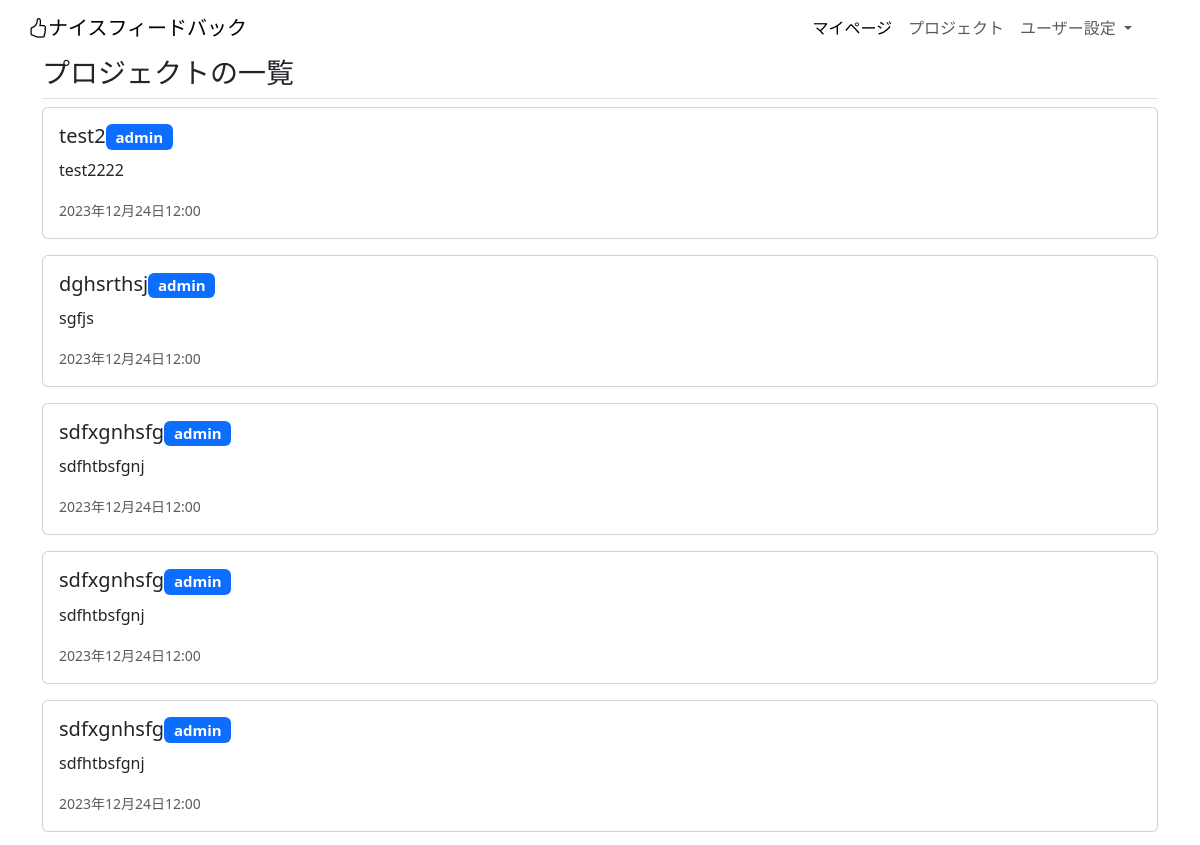
The page /project-list/ (signed in, upper part) on the database as committed earlier.
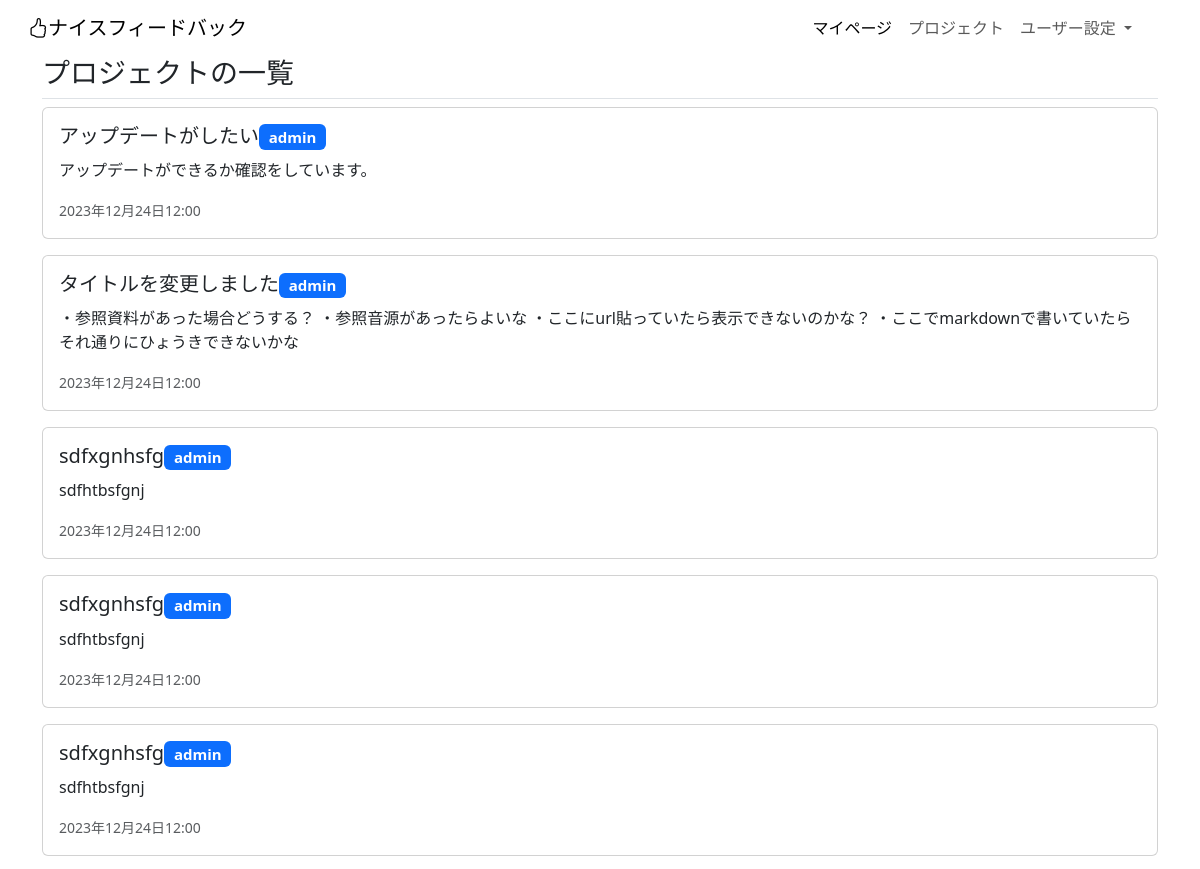
The same page on the database as committed later.
### project/models.py (models this page shows)
class Project(models.Model):
    title = models.CharField(
        verbose_name="プロジェクトのタイトル",
        max_length=30,
    )
    about = models.TextField(
        verbose_name="このプロジェクトについて"
    )
    deadline_datetime = models.DateTimeField(
        verbose_name="締め切り日時",
    )
    reference_image1 = models.ImageField(
        verbose_name="参考画像1",
        upload_to="references",
        blank=True,
        null=True,
    )
    reference_image2 = models.ImageField(
        verbose_name="参考画像2",
        upload_to="references",
        blank=True,
        null=True,
    )
    reference_image3 = models.ImageField(
        verbose_name="参考画像3",
        upload_to="references",
        blank=True,
        null=True,
    )
    reference_movie1 = models.FileField(
        verbose_name="参考動画1",
        upload_to="references",
        blank=True,
        null=True,
    )
    reference_movie2 = models.FileField(
        verbose_name="参考動画2",
        upload_to="references",
        blank=True,
        null=True,
    )
    reference_movie3 = models.FileField(
        verbose_name="参考動画3",
        upload_to="references",
        blank=True,
        null=True,
    )
    reference_music1 = models.FileField(
        verbose_name="参考音源1",
        upload_to="references",
        blank=True,
        null=True,
    )
    reference_music2 = models.FileField(
        verbose_name="参考音源2",
        upload_to="references",
        blank=True,
        null=True,
    )
    reference_music3 = models.FileField(
        verbose_name="参考音源3",
        upload_to="references",
        blank=True,
        null=True,
    )
    reference_url1 = models.URLField(
        verbose_name="参考URL1",
        blank=True,
        null=True,
    )
    reference_url2 = models.URLField(
        verbose_name="参考URL2",
        blank=True,
        null=True,
    )
    reference_url3 = models.URLField(
        verbose_name="参考URL3",
        blank=True,
        null=True,
    )
    created_at = models.DateTimeField(
        verbose_name="プロジェクトを登録した日時",
        auto_now_add=True,
    )
    updated_at = models.DateTimeField(
        verbose_name="プロジェクトの詳細を更新した時間",
        auto_now=True,
    )
    orderer_user = models.ForeignKey(
        CustomUser,
        verbose_name="発注者",
        on_delete=models.PROTECT,
        related_name="orderer_user",
    )
    contractor_user = models.ForeignKey(
        CustomUser,
        verbose_name="受注者",
        on_delete=models.PROTECT,
        related_name="contractor_user",
    )
    orderer_users = models.ManyToManyField(
        CustomUser,
        verbose_name="発注者のサポーター",
        blank=True,
        related_name="orderer_users",
    )
    contractor_users = models.ManyToManyField(
        CustomUser,
        verbose_name="受注者のサポーター",
        blank=True,
        related_name="contractor_users",
    )
    created_user = models.ForeignKey(
        CustomUser,
        verbose_name="プロジェクトの作成者",
        on_delete=models.PROTECT,
        related_name="created_user"
    )
    is_done = models.BooleanField(
        default=False,
        help_text="プロジェクトが完了したらTrue"
    )
    def __str__(self):
        return self.title

### account/models.py (models this page shows)
class CustomUser(AbstractUser):
    pass

### project/views.py (the view)
# urls.py: path('project-list/', views.ProjectListView.as_view(), name="project_list"),
class ProjectListView(ListView):
    template_name = "project_list.html"
    def get_queryset(self):
        projects = Project.objects.filter(created_user= self.request.user)
        return projects

### project/templates/project_list.html
{% extends "base.html" %}
{% block contents %}
<div class="container">
  <h3 class="pb-2 border-bottom">
    プロジェクトの一覧
  </h3>
  {% for record in object_list %}
  <a href="{% url "project:project_detail" record.pk %}" class="card mb-3 text-decoration-none">
    <div class="card-body">
      <h5 class="card-title">{{record}}<span class="badge text-bg-primary">{{record.orderer_user}}</span></h5>
      <p class="card-text">{{record.about}}</p>
      <p class="card-text"><small class="text-body-secondary">{{record.deadline_datetime}}</small></p>
    </div>
  </a>
  {% endfor %}
</div>
{% endblock %}

Rows that differ between the two databases and show on the page:
changed Project: title "test2" → "アップデートがしたい"; about "test2222" → "アップデートができるか確認をしています。"
changed Project: title "dghsrthsj" → "タイトルを変更しました"; about "sgfjs" → "・参照資料があった場合どうする？ ・参照音源があったらよいな ・ここにurl貼っていたら表示できないのかな？ ・ここでmarkdownで書いていたらそれ通りにひょうきできないかな"
